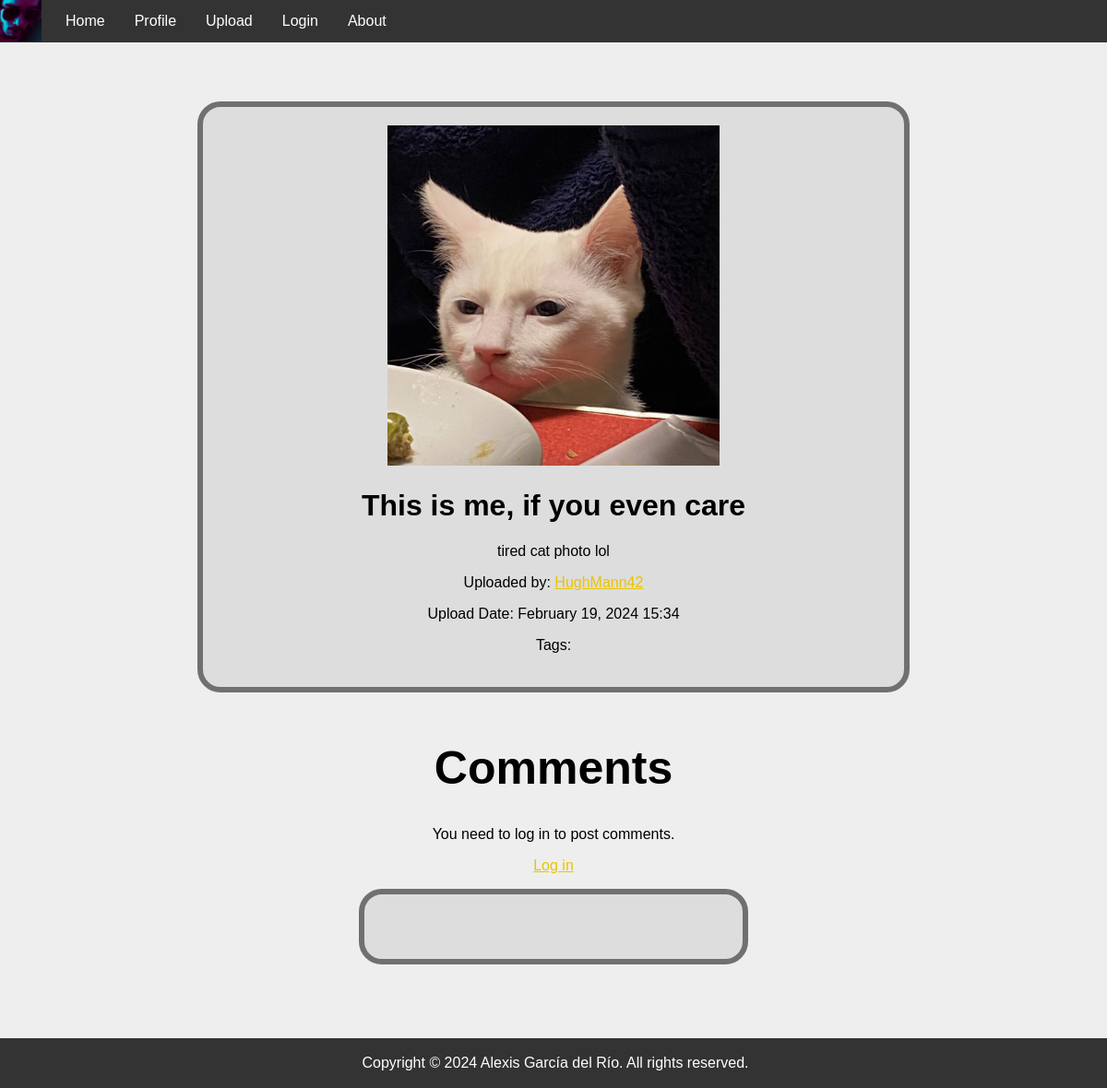
The app's page /submission/12/, older data.
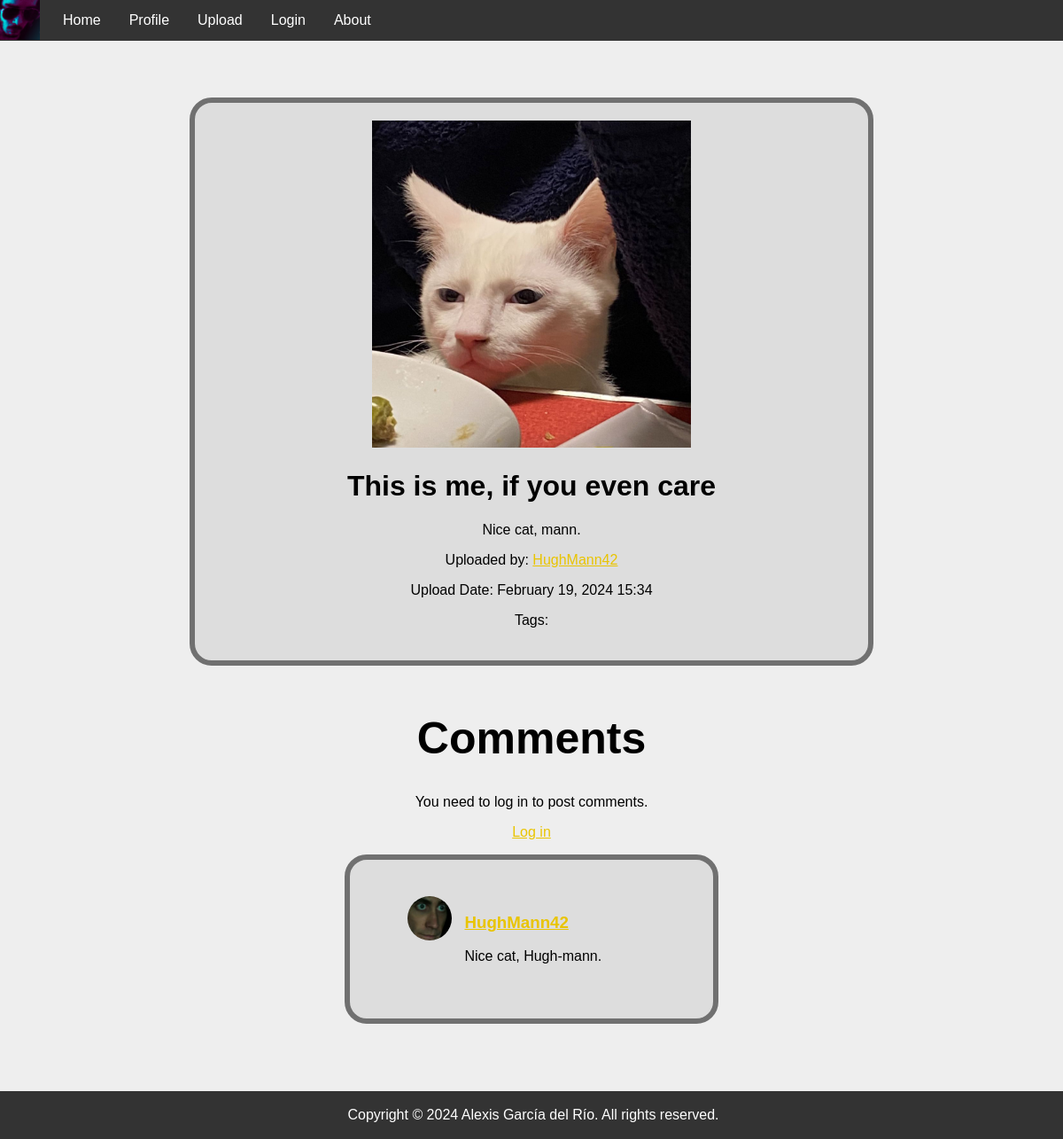
The same page, newer data.
### PhotoApp/models.py (models this page shows)
class ImageSubmission(models.Model):
    user = models.ForeignKey(UserProfile, on_delete=models.CASCADE)
    image = models.ImageField(upload_to='image_submissions/')
    creation_date = models.DateTimeField(auto_now_add=True)
    description = models.TextField()
    title = models.CharField(max_length=120, blank=True)
    tags = models.ManyToManyField('ImageTag', related_name='submission_tags')

class UserProfile(models.Model):
    user = models.OneToOneField(User, on_delete=models.CASCADE)
    profile_image = models.ImageField(upload_to='profile_images/', blank=True, default="images/defaultimg.png")
    creation_date = models.DateTimeField(auto_now_add=True)
    short_description = models.TextField(max_length=255)
    social_links = models.TextField(blank=True)

class Comment(models.Model):
    user = models.ForeignKey(UserProfile, on_delete=models.CASCADE)
    image_submission = models.ForeignKey(ImageSubmission, on_delete=models.CASCADE)
    date = models.DateTimeField(auto_now_add=True)
    text = models.TextField()

### PhotoApp/views.py (the view)
# urls.py: path('submission/<int:submission_id>/', image_submission_detail_view, name='image_submission_detail'),
def image_submission_detail_view(request, submission_id):
    image_submission = get_object_or_404(ImageSubmission, id=submission_id)
    image_comments = Comment.objects.filter(image_submission=image_submission)
    if request.method == 'POST':
        form = CommentForm(request.POST)
        if form.is_valid():
            if request.user.is_authenticated:
                comment = form.save(commit=False)
                comment.user = request.user.userprofile
                comment.image_submission = image_submission
                comment.save()
                return redirect('image_submission_detail', submission_id=submission_id)
    else:
        form = CommentForm()
    context = {
        'image_submission': image_submission,
        'image_comments': image_comments,
        'form': form,
    }
    return render(request, 'PhotoApp/submissiondetail.html', context)

### PhotoApp/templates/PhotoApp/submissiondetail.html (shortened to what this page needs)
{% extends 'PhotoApp/base.html' %}
{% block content %}
<div class="center-horizontal">
    <div class="gray-container">
            <img class ="submission-image" src="{{ image_submission.image.url }}" alt="{{ image_submission.description }}">
            <h1>{{ image_submission.title }}</h1>
            <p>{{ image_submission.description }}</p>
            <p>Uploaded by: <a href="{% url 'detail_profile' image_submission.user.user %}">{{ image_submission.user.user }}</a></p>
            <p>Upload Date: {{ image_submission.creation_date|date:"F j, Y H:i" }}</p>
            <p>Tags:
            </p>
    </div>
</div>
<div class="center-horizontal">
    <div class="comment-section" >
        <h1 style="padding: 0px; font-size: 50px">Comments</h2>
    </div>
    {% if user.is_authenticated %}
        <h1>Write a comment here</h1>
        <form method="post" class="comment-form">
            {% csrf_token %}
            {{ form.text }}
            <br>
            <button type="submit">Post Comment</button>
        </form>
    {% else %}
        <p>You need to log in to post comments.</p>
        <p><a href="{% url 'login_view' %}">Log in</a></p>
    {% endif %}
</div>
<div class="center-horizontal last">
    <div class="comment-container">
    <div class="comment-section">
    <ul class="comment-list">
        {% for comment in image_comments %}
            <li class="comment-item">
                <div class="comment-content">
                    <div class="profile-icon-container">
                        <img class="profile-icon" src="{{ comment.user.profile_image.url }}">
                    </div>
                    <div class="comment-text">
                        <h3><a href="{% url 'detail_profile' comment.user.user %}">{{ comment.user.user.username }}</a></h3>
                        <p>{{ comment.text }}</p>
                    </div>
                </div>
            </li>
        {% endfor %}
    </ul>
</div>
</div>
</div>
{% endblock %}

Row changes from the older to the newer data that the page shows:
changed ImageSubmission "This is me, if you even care": description "tired cat photo lol" → "Nice cat, mann."
added Comment: user.profile_image (picture), user.user.username "HughMann42", text "Nice cat, Hugh-mann."
